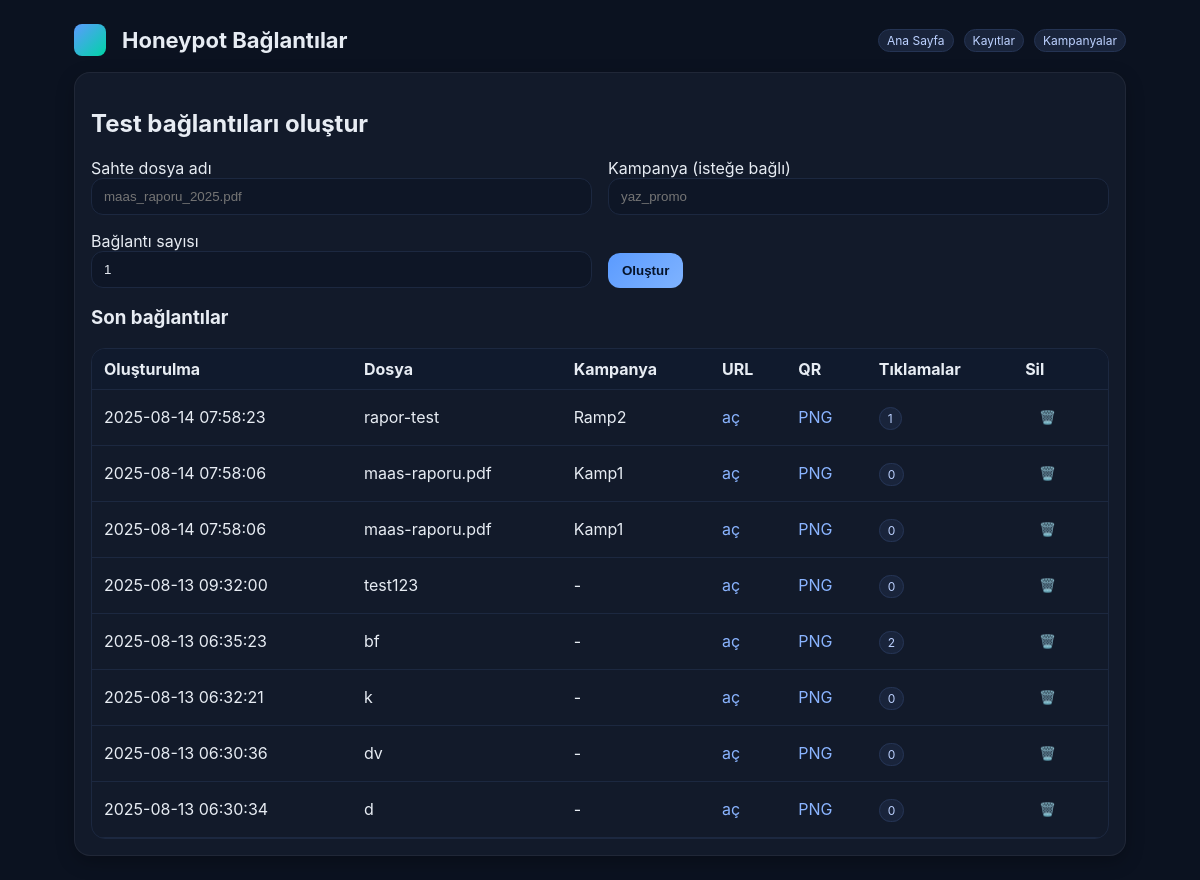
The page / on the database its author committed.
### app.py (models this page shows)
class Link(db.Model):
    __tablename__ = "links"
    id = db.Column(db.String(36), primary_key=True)        # UUID string
    file_name = db.Column(db.String(255), nullable=False)
    campaign = db.Column(db.String(80), nullable=True, index=True)
    created_at = db.Column(db.DateTime, nullable=False, default=datetime.utcnow)
    clicks = db.relationship("Click", backref="link", lazy=True, cascade="all, delete-orphan")

### app.py (the view)
@app.route("/")
def index():
    latest_links = Link.query.order_by(Link.created_at.desc()).limit(20).all()
    return render_template("index.html", links=latest_links)

### app.py (called while the page is built)
@app.before_request
def load_user():
    g.is_admin = False
    auth = request.authorization
    u = app.config.get("DASHBOARD_USERNAME")
    p = app.config.get("DASHBOARD_PASSWORD")
    if auth and u and p and safe_str_cmp(auth.username, u) and safe_str_cmp(auth.password, p):
        g.is_admin = True

### templates/index.html (shortened to what this page needs)
{% extends "base.html" %}
{% block content %}
<h2>Test bağlantıları oluştur</h2>
<form action="{{ url_for('generate') }}" method="post" class="row" style="margin-top:10px;">
  <div>
    <label>Sahte dosya adı</label>
    <input name="file" placeholder="maas_raporu_2025.pdf" required>
  </div>
  <div>
    <label>Kampanya (isteğe bağlı)</label>
    <input name="campaign" placeholder="yaz_promo" >
  </div>
  <div>
    <label>Bağlantı sayısı</label>
    <input name="count" type="number" min="1" max="50" value="1">
  </div>
  <div style="display:flex; align-items:flex-end;">
    <button type="submit">Oluştur</button>
  </div>
</form>
<h3 style="margin-top:18px;">Son bağlantılar</h3>
<div class="table-wrap">
<table>
  <thead>
    <tr>
      <th>Oluşturulma</th>
      <th>Dosya</th>
      <th>Kampanya</th>
      <th>URL</th>
      <th>QR</th>
      <th>Tıklamalar</th>
      <th>Sil</th>
    </tr>
  </thead>
  <tbody>
    {% for l in links %}
      <tr id="row-{{ l.id }}">
        <td>{{ l.created_at.strftime("%Y-%m-%d %H:%M:%S") }}</td>
        <td>{{ l.file_name }}</td>
        <td>{{ l.campaign or "-" }}</td>
        <td><a href="{{ url_for('click', link_id=l.id, _external=True) }}" target="_blank">aç</a></td>
        <td><a href="{{ url_for('qr', link_id=l.id) }}" target="_blank">PNG</a></td>
        <td><span class="badge">{{ l.clicks|length }}</span></td>
        <td>
          <button onclick="deleteLink({{ l.id }})" style="background:none; border:none; color:red; cursor:pointer;">🗑️</button>
        </td>
      </tr>
    {% else %}
      <tr><td colspan="7">Henüz bağlantı yok.</td></tr>
    {% endfor %}
  </tbody>
</table>
</div>
{% endblock %}

### templates/base.html (shortened to what this page needs)
<!DOCTYPE html>
<html lang="tr">
<head>
  <link rel="stylesheet" href="/static/style.css">
</head>
<body>
  <div class="container">
    <header>
      <div class="logo"></div>
      <h1>Honeypot Bağlantılar</h1>
      {% if not qr_only %}
      <div class="actions" style="margin-left:auto;">
        <a class="badge" href="{{ url_for('index') }}">Ana Sayfa</a>
        <a class="badge" href="{{ url_for('logs_page') }}">Kayıtlar</a>
        <a class="badge" href="{{ url_for('campaigns_page') }}">Kampanyalar</a>
      </div>
      {% endif %}
    </header>
    <div class="card">
      {% block content %}{% endblock %}
    </div>
  </div>
</body>
</html>

### static/style.css (style rules this page uses)
:root { --bg:#0b1220; --panel:#121a2a; --muted:#6b7a90; --text:#e7ecf3; --accent:#5b9bff; --accent-2:#00d4a6; --danger:#ff5b6b; }
* { box-sizing:border-box }
body { margin:0; font-family:Inter,system-ui,Arial,sans-serif; background:var(--bg); color:var(--text); }
.container { max-width:1100px; margin:0 auto; padding:24px; }
header { display:flex; align-items:center; gap:16px; margin-bottom:16px; }
.logo { width:32px; height:32px; border-radius:8px; background:linear-gradient(135deg,var(--accent),var(--accent-2)); }
h1 { font-size:22px; margin:0; }
.card { background:var(--panel); border:1px solid rgba(255,255,255,0.06); border-radius:16px; padding:16px; box-shadow:0 6px 18px rgba(0,0,0,0.25); }
.row { display:grid; grid-template-columns:1fr 1fr; gap:16px; }
input, select { background:#0e1626; border:1px solid #1c2840; color:var(--text); padding:10px 12px; border-radius:12px; outline:none; width:100%; }
button { border:0; padding:10px 14px; border-radius:12px; cursor:pointer; background:linear-gradient(135deg,var(--accent),#7fb3ff); color:#06142b; font-weight:600; }
.actions { display:flex; gap:10px; flex-wrap:wrap; }
.table-wrap { overflow:auto; border:1px solid #1c2840; border-radius:14px; }
table { width:100%; border-collapse:collapse; }
th, td { padding:10px 12px; text-align:left; border-bottom:1px solid #1c2840; }
th { position:sticky; top:0; background:#101a2d; z-index:1; }
.badge { background:#19243b; border:1px solid #253454; padding:3px 8px; border-radius:999px; font-size:12px; color:#bcd1ff; }
a { color:#8ab4ff; text-decoration:none; }

### rows shown on the page
Link: created_at "2025-08-14 07:58:23", file_name "rapor-test", campaign "Ramp2", clicks|length "1"
Link: created_at "2025-08-14 07:58:06", file_name "maas-raporu.pdf", campaign "Kamp1", clicks|length "0"
Link: created_at "2025-08-14 07:58:06", file_name "maas-raporu.pdf", campaign "Kamp1", clicks|length "0"
Link: created_at "2025-08-13 09:32:00", file_name "test123", campaign "-", clicks|length "0"
Link: created_at "2025-08-13 06:35:23", file_name "bf", campaign "-", clicks|length "2"
Link: created_at "2025-08-13 06:32:21", file_name "k", campaign "-", clicks|length "0"
Link: created_at "2025-08-13 06:30:36", file_name "dv", campaign "-", clicks|length "0"
Link: created_at "2025-08-13 06:30:34", file_name "d", campaign "-", clicks|length "0"
